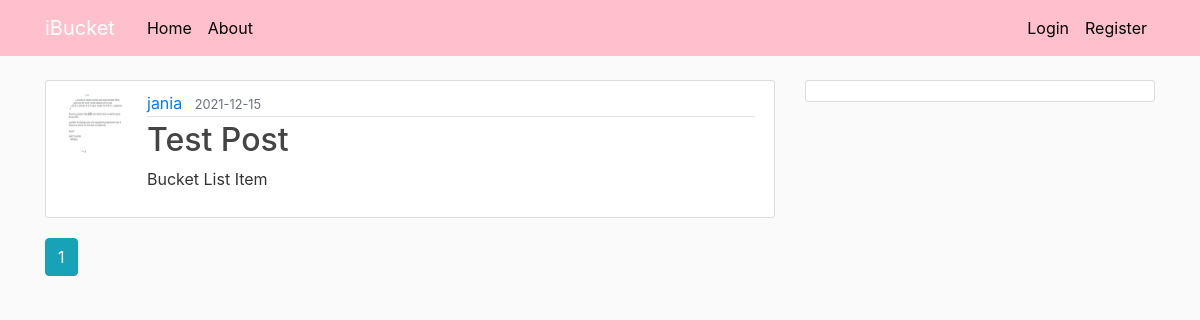
Page /home on the earlier database version.
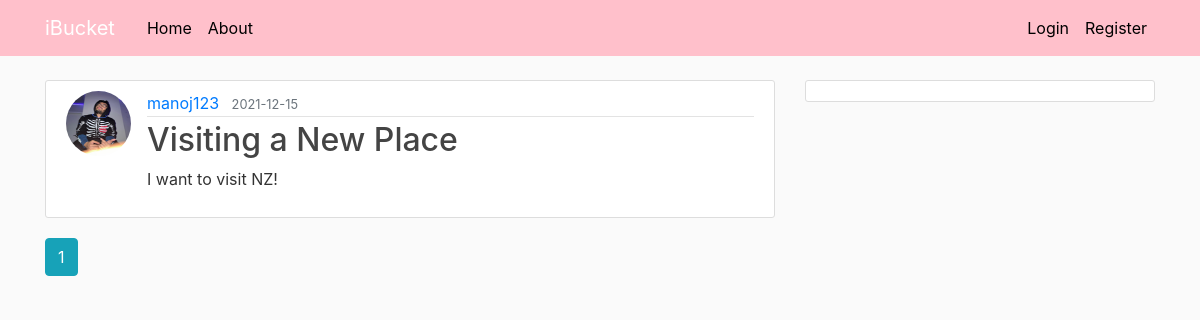
Same page on the later database version.
### flaskblog/models.py (models this page shows, shortened)
class Post(db.Model):
    id = db.Column(db.Integer, primary_key=True)
    title = db.Column(db.String(100), nullable=False)
    date_posted = db.Column(db.DateTime, nullable=False, default=datetime.utcnow)
    content = db.Column(db.Text, nullable=False)
    user_id = db.Column(db.Integer, db.ForeignKey('user.id'), nullable=False)

class User(db.Model, UserMixin):
    id = db.Column(db.Integer, primary_key=True)
    username = db.Column(db.String(20), unique=True, nullable=False)
    email = db.Column(db.String(120), unique=True, nullable=False)
    image_file = db.Column(db.String(20), nullable=False, default='default.jpg')
    password = db.Column(db.String(60), nullable=False)
    posts = db.relationship('Post', backref='author', lazy=True)

### flaskblog/routes.py (the view)
@app.route("/")
@app.route("/home")
def home():
    page = request.args.get('page', 1, type=int)
    posts = Post.query.order_by(Post.date_posted.desc()).paginate(page=page, per_page=5)
    return render_template('home.html', posts=posts)

### flaskblog/templates/home.html
{% extends "layout.html" %}
{% block content %}
    {% for post in posts.items %}
        <article class="media content-section">
          <img class="rounded-circle article-img" src="{{ url_for('static', filename='profile_pics/' + post.author.image_file) }}">
          <div class="media-body">
            <div class="article-metadata">
              <a class="mr-2" href="{{ url_for('user_posts', username=post.author.username) }}">{{ post.author.username }}</a>
              <small class="text-muted">{{ post.date_posted.strftime('%Y-%m-%d') }}</small>
            </div>
            <h2><a class="article-title" href="{{ url_for('post', post_id=post.id) }}">{{ post.title }}</a></h2>
            <p class="article-content">{{ post.content }}</p>
          </div>
        </article>
    {% endfor %}
    {% for page_num in posts.iter_pages(left_edge=1, right_edge=1, left_current=1, right_current=2) %}
      {% if page_num %}
        {% if posts.page == page_num %}
          <a class="btn btn-info mb-4" href="{{ url_for('home', page=page_num) }}">{{ page_num }}</a>
        {% else %}
          <a class="btn btn-outline-info mb-4" href="{{ url_for('home', page=page_num) }}">{{ page_num }}</a>
        {% endif %}
      {% else %}
        ...
      {% endif %}
    {% endfor %}
{% endblock content %}

### flaskblog/templates/layout.html (shortened to what this page needs)
<!DOCTYPE html>
<html>
<head>
    <link rel="stylesheet" href="https://maxcdn.bootstrapcdn.com/bootstrap/4.0.0/css/bootstrap.min.css">
    <link rel="stylesheet" type="text/css" href="{{ url_for('static', filename='main.css') }}">
</head>
<body>
    <header class="site-header">
      <nav class="navbar navbar-expand-md navbar-dark bg-steel fixed-top">
        <div class="container">
          <a class="navbar-brand mr-4" href="/">iBucket</a>
          <div class="collapse navbar-collapse" id="navbarToggle">
            <div class="navbar-nav mr-auto">
              <a class="nav-item nav-link" href="{{ url_for('home') }}">Home</a>
              <a class="nav-item nav-link" href="{{ url_for('about') }}">About</a>
            </div>
            <div class="navbar-nav">
              {% if current_user.is_authenticated %}
                <a class="nav-item nav-link" href="{{ url_for('new_post') }}">New Post</a>
                <a class="nav-item nav-link" href="{{ url_for('account') }}">Account</a>
                <a class="nav-item nav-link" href="{{ url_for('logout') }}">Logout</a>
              {% else %}
                <a class="nav-item nav-link" href="{{ url_for('login') }}">Login</a>
                <a class="nav-item nav-link" href="{{ url_for('register') }}">Register</a>
              {% endif %}
            </div>
          </div>
        </div>
      </nav>
    </header>
    <main role="main" class="container">
      <div class="row">
        <div class="col-md-8">
          {% block content %}{% endblock %}
        </div>
        <div class="col-md-4">
          <div class="content-section">
          </div>
        </div>
      </div>
    </main>
</body>
</html>

### flaskblog/static/main.css (style rules this page uses)
body { background: #fafafa; color: #333333; margin-top: 5rem; }
h1, h2, h3, h4, h5, h6 { color: #444444; }
.bg-steel { background-color: pink; }
.site-header .navbar-nav .nav-link { color: black; }
.content-section { background: #ffffff; padding: 10px 20px; border: 1px solid #dddddd; border-radius: 3px; margin-bottom: 20px; }
.article-title { color: #444444; }
.article-content { white-space: pre-line; }
.article-img { height: 65px; width: 65px; margin-right: 16px; }
.article-metadata { padding-bottom: 1px; margin-bottom: 4px; border-bottom: 1px solid #e3e3e3 }

Differences in the rows shown:
removed Post: image_file (picture), author.username "jania", date_posted "2021-12-15", title "Test Post", content "Bucket List Item"
added Post: image_file (picture), author.username "manoj123", date_posted "2021-12-15", title "Visiting a New Place", content "I want to visit NZ!"
